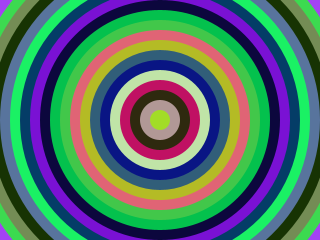
Frame 1 (no input)
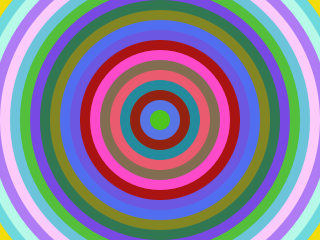
Frame 60 (the mouse pressed at the canvas centre just before this capture)
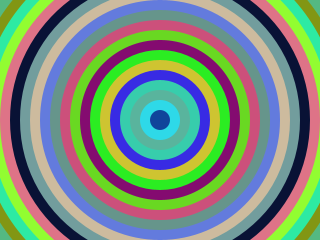
Frame 120 (the mouse held since frame 60 and released just before this capture)

The Processing sketch that drew these frames (run headless with seeded random() and noise(); from frame 60 on, the mouse is pressed at the canvas centre):

// Processing sketch: processing_178696
// ── processing_178696.pde


int gap = 20;
void setup(){
size(320,240);
background(255);
frameRate(5);

}

void draw(){
  strokeWeight(2);
 
  for(int i=20;i>=0;i--){
    fill(random(255),random(255),random(255));
   noStroke();
  ellipseMode(CENTER);
  ellipse(width/2,height/2,i*gap,i*gap);
 
  
  
}



}
